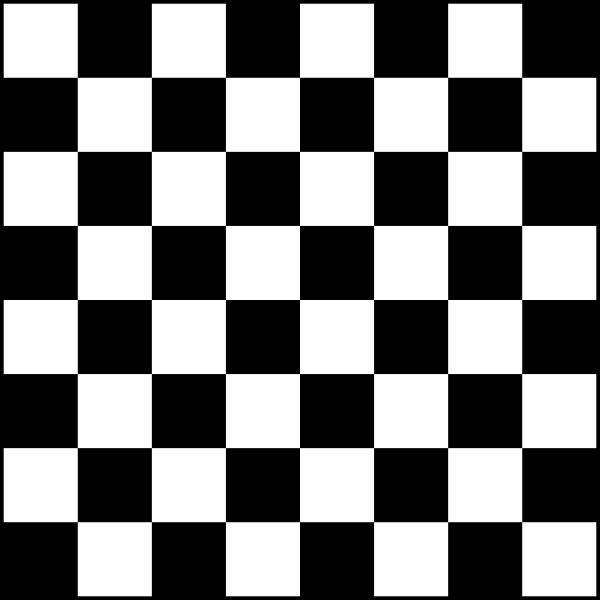
#> input picture assets/chessboard.png, 1200 x 1200 px (shown at 1/2 size)
$ python corner-detection.py
#> lines starting #> are read from the running program, lines starting #| are printed output that depends on the picture; after the words box and inside, x2 and y2 are one past the last pixel; in counts of white or black regions, pixels touching at a corner belong together
import cv2
import numpy as np

img = cv2.imread('./assets/chessboard.png')
#> img is the input picture: shape (1200, 1200, 3); min 0, max 255, mean 124.4
img = cv2.resize(img, (0, 0), fx=0.25, fy=0.25)
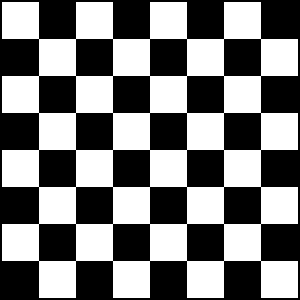
#> img: shape (300, 300, 3); 48.7% white; 1 white region, box (x1, y1, x2, y2) and area: (2, 2, 298, 298) 43808
grey_img = cv2.cvtColor(img, cv2.COLOR_BGR2GRAY)

corners = cv2.goodFeaturesToTrack(grey_img, 200, 0.01, 10)
#> corners = 79 rows, first 8: [261, 261], [224, 261], [187, 261], [150, 261], [113, 261], [76, 261], [39, 261], [261, 224]
# print(corners)
# Converting the floating point values into int since we want to draw
# circles to for the place where the algorithm has detected as corner
corners = np.int0(corners)

for corner in corners:
    x, y = corner.ravel()
    cv2.circle(img, (x, y), 5, (255, 0, 0), -1)
#> this loop made 79 passes
#> (x, y) on passes 1 to 12: (261, 261), (224, 261), (187, 261), (150, 261), (113, 261), (76, 261), (39, 261), (261, 224), (224, 224), (187, 224), (150, 224), (113, 224)
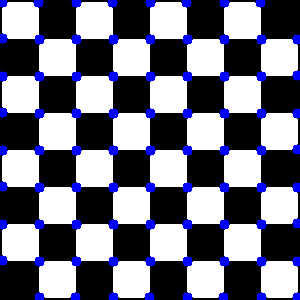
#> img: shape (300, 300, 3); 6.51% of pixels changed, all inside (x1, y1, x2, y2) = (0, 0, 300, 300)

for i in range(len(corners)):
    for j in range(i + 1, len(corners)):
        corner1 = tuple(corners[i][0])
        corner2 = tuple(corners[j][0])
        color = tuple(map(lambda x: int(x), np.random.randint(0, 255, size=3)))
        cv2.line(img, corner1, corner2, color, 1)
#> this loop made 79 passes
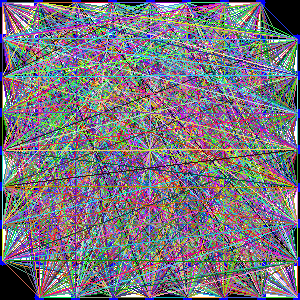
#> img: shape (300, 300, 3); mean B, G, R 125.9, 116.9, 121.1

cv2.imshow('Image', img)
cv2.waitKey(0)
cv2.destroyAllWindows()
